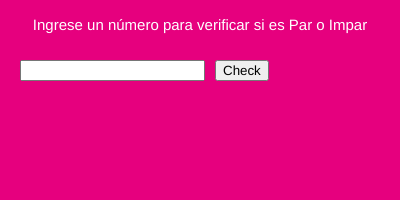
Frame 1 (no input)
Frame 60 (no input): identical to frame 1, image omitted
Frame 120 (the mouse pressed at the canvas centre since frame 60): identical to frame 1, image omitted

The p5.js sketch that drew this single still picture (run headless with seeded random() and noise() and a simulated clock; from frame 60 on, the mouse is pressed at the canvas centre):

// p5.js sketch
// ── sketch.js
let input; // Declara una variable llamada input, pero no se le asigna ningún valor inicialmente
let resultado = "";  // Declara una variable llamada resultado y le asigna una cadena de texto vacía ("")


function setup(){
    createCanvas(400, 200);
    frameRate(60); // FPS de la página



        // Crear una caja de entrada para el número
    input = createInput(); // Crear textBox
    input.position(20, 60); // Ubicación del textBox


        // Crear un botón para verificar si es par o impar
    let boton = createButton('Check');
    boton.position(input.x + input.width + 10, 60);
    boton.mousePressed(verificarNumero);  // Asigna la función al click

    textAlign(CENTER);
    textSize(15);
    fill(255); // Color de texto Blanco
}


function draw() {
    background(230, 0, 126); // Color magenta
        // Mostrar el mensaje de bienvenida
    text("Ingrese un número para verificar si es Par o Impar", width / 2, 30); // Width es ancho
  
        // Mostrar el resultado
    text(resultado, width / 2, 120);
}


function verificarNumero() {
    resultado = "";  // Limpiar el resultado antes de verificar
    let numero = input.value();  // Obtener el valor del input
    
    // Verificar si el valor ingresado no es un número válido
    if (isNaN(numero) || numero.trim() === "" || !Number.isInteger(parseFloat(numero))) {
      resultado = "No es un número válido.";
    } else {
      numero = int(numero);  // Convertir a número entero
      
      // Verificar si el número es par o impar
      if (numero % 2 === 0) {
        resultado = "El número " + numero + " es PAR.";
      } else {
        resultado = "El número " + numero + " es IMPAR.";
      }
    }
  }
